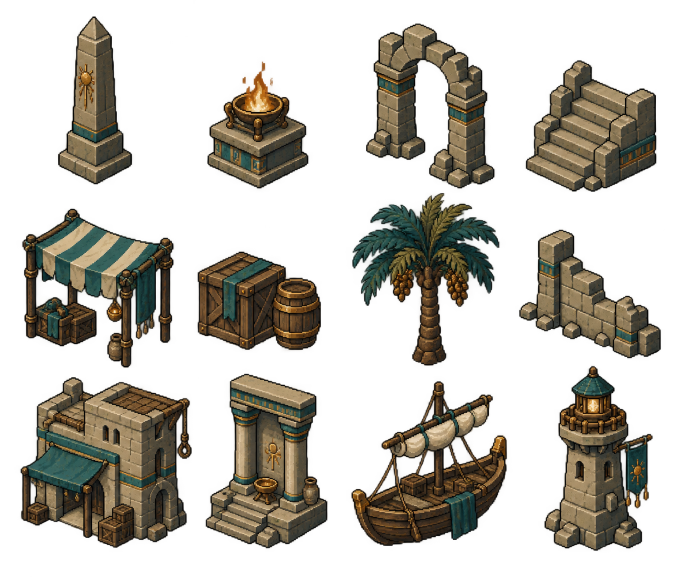
#> input picture art/pixelorama/port_v7/sources/props_pixel.png, 1364 x 1153 px (shown at 1/2 size)
$ python build_port_pixel_v7.py
#> lines starting #> are read from the running program, lines starting #| are printed output that depends on the picture; after the words box and inside, x2 and y2 are one past the last pixel; in counts of white or black regions, pixels touching at a corner belong together
### tools/pixelorama/build_port_art_v6.py
"""Prepare the editable port texture/prop atlas; Pixelorama exports the PNG."""
import copy
import hashlib
import json
from pathlib import Path
from zipfile import ZipFile, ZIP_DEFLATED

import numpy as np
from PIL import Image, ImageDraw, ImageFilter, ImageChops

import build_pixelorama_project as native

ROOT = Path(__file__).resolve().parents[2]
ART = ROOT / 'art/pixelorama/port_v6'
SOURCES = ART / 'sources'
CANVAS = (512, 512)
PIVOT = (256, 464)
MATERIALS = ['stone', 'sand', 'wood', 'mosaic', 'garden', 'crypt', 'grate', 'water']
PROPS = [
    ('obelisk', 'props', (20, 25, 320, 540), 400),
    ('brazier', 'props', (370, 140, 600, 540), 350),
    ('arch', 'props', (610, 25, 1000, 545), 380),
    ('stairs', 'props', (995, 95, 1448, 555), 270),
    ('stall', 'props', (0, 550, 420, 1080), 340),
    ('cargo', 'props', (420, 710, 780, 1080), 260),
    ('palm', 'props', (685, 530, 1065, 1086), 440),
    ('wall', 'props', (1035, 620, 1448, 1086), 280),
    ('warehouse', 'architecture', (0, 0, 732, 660), 410),
    ('temple', 'architecture', (730, 0, 1254, 620), 420),
    ('boat', 'architecture', (0, 650, 745, 1254), 360),
    ('lighthouse', 'architecture', (740, 585, 1254, 1254), 440),
]

def selection(image, rect, allow_near=True):
    crop = image.crop(rect).convert('RGBA')
    array = np.array(crop)
    rgb = array[:, :, :3].astype(np.int16)
    key = ((rgb[:, :, 0] > 180) & (rgb[:, :, 1] < 85) & (rgb[:, :, 2] < 85))
    key |= ((rgb[:, :, 1] > 180) & (rgb[:, :, 0] < 85) & (rgb[:, :, 2] < 85))
    key |= ((rgb[:, :, 0] > 180) & (rgb[:, :, 1] > 180) & (rgb[:, :, 2] < 85))
    active = ((array[:, :, 3] >= 24) & ~key).copy()
    height, width = active.shape
    components = []
    for sy, sx in zip(*np.nonzero(active)):
        if not active[sy, sx]:
            continue
        pending = [(int(sx), int(sy))]
        active[sy, sx] = False
        points = []
        while pending:
            x, y = pending.pop()
            points.append((x, y))
            for dy in (-1, 0, 1):
                for dx in (-1, 0, 1):
                    nx, ny = x + dx, y + dy
                    if 0 <= nx < width and 0 <= ny < height and active[ny, nx]:
                        active[ny, nx] = False
                        pending.append((nx, ny))
        xs, ys = zip(*points)
        components.append((points, (min(xs), min(ys), max(xs) + 1, max(ys) + 1)))
    if not components:
        raise RuntimeError(f'Empty prop: {rect}')
    main = max(components, key=lambda item: len(item[0]))
    mask = np.zeros((height, width), dtype=np.uint8)
    nearby = np.zeros((height, width), dtype=bool)
    for x, y in main[0]:
        nearby[y, x] = True
    # Use actual pixel proximity. A tree's wide canopy bounding box can contain
    # an unrelated amphora far from its trunk, even when the boxes intersect.
    for _ in range(20):
        before = nearby.copy()
        nearby[1:, :] |= before[:-1, :]
        nearby[:-1, :] |= before[1:, :]
        nearby[:, 1:] |= before[:, :-1]
        nearby[:, :-1] |= before[:, 1:]
    for points, bounds in components:
        keep = points is main[0] or (allow_near and len(points) >= 18 and any(nearby[y, x] for x, y in points))
        if keep:
            for x, y in points:
                mask[y, x] = 255
    alpha = Image.fromarray(mask).filter(ImageFilter.MaxFilter(3))
    crop.putalpha(ImageChops.multiply(crop.getchannel('A'), alpha))
    bounds = crop.getchannel('A').point(lambda value: 255 if value >= 16 else 0).getbbox()
    return crop.crop(bounds)

# [46 lines left out: function build, not called in this run]

# [2 lines that do not run on import are left out]

### tools/pixelorama/build_pixelorama_project.py
"""Prepare native Pixelorama v1.2.3 projects from the supplied sprite sheets.

PNG delivery is produced by Pixelorama itself, never by this preparation script.
The originals remain unchanged. ColorReplace layers are processed by Pixelorama.
"""
import argparse
import hashlib
import json
import shutil
from pathlib import Path
from zipfile import ZipFile, ZIP_DEFLATED

from PIL import Image, ImageDraw, ImageFilter, ImageChops

ROOT = Path(__file__).resolve().parents[2]
SOURCE_DIR = ROOT / 'art/pixelorama/senu/sources'
PROJECT = ROOT / 'art/pixelorama/senu/senu_v3.pxo'
MANIFEST = ROOT / 'assets/sprites/senu_v3_manifest.json'
SOURCES = {
    'movement': Path('C:/Users/KAU~1/AppData/Local/Temp/codex-clipboard-f1382a54-2fac-4dfd-9fa1-a3aa5cea5a77.png'),
    'combat': Path('C:/Users/KAU~1/AppData/Local/Temp/codex-clipboard-b7a5c5a0-0ca1-4ec2-8f56-fe6a1847571d.png'),
    'reactions': Path('C:/Users/KAU~1/AppData/Local/Temp/codex-clipboard-270c6315-7642-4be2-b955-c144a7e9cd8b.png'),
    'weapons': Path('C:/Users/KAU~1/AppData/Local/Temp/codex-clipboard-ad62e2d9-877b-4193-a55d-c3a68bc33227.png'),
}
CANVAS = (384, 384)
PIVOT = (192, 280)
GAME_SCALE = .26


def effects():
    result = [{'name': 'Limpar fundo preto quase transparente',
               'shader_path': 'res://src/Shaders/ColorReplace.gdshader', 'enabled': True,
               'params': {'old_color': 'Color(0, 0, 0, 0.015)', 'new_color': 'Color(0, 0, 0, 0)',
                          'tolerance': '0.03', 'has_pattern': 'false', 'size': f'Vector2({CANVAS[0]}, {CANVAS[1]})'},
               'animated_params': '{}'}]
    for label, rgb in [('vermelho', (1, 0, 0)), ('verde', (0, 1, 0)), ('amarelo', (1, 1, 0))]:
        for alpha in [.2, .5, .85]:
            result.append({
                'name': f'Limpar halo {label} {alpha}',
                'shader_path': 'res://src/Shaders/ColorReplace.gdshader',
                'enabled': True,
                'params': {
                    'old_color': f'Color({rgb[0]}, {rgb[1]}, {rgb[2]}, {alpha})',
                    'new_color': 'Color(0, 0, 0, 0)',
                    'tolerance': '0.18', 'has_pattern': 'false',
                    'size': f'Vector2({CANVAS[0]}, {CANVAS[1]})',
                },
                'animated_params': '{}',
            })
    return result


# [86 lines left out: functions copy_sources, frame_image, not called in this run]


def project_data(count, durations, tags, with_effects):
    return {
        'pixelorama_version': 'v1.2.3-stable', 'pxo_version': 7,
        'size_x': CANVAS[0], 'size_y': CANVAS[1], 'color_mode': 5,
        'layers': [{'name': 'Senu - sprites fornecidos', 'type': 0, 'new_cels_linked': False,
                    'visible': True, 'locked': False, 'blend_mode': 0, 'opacity': 1.0,
                    'parent': -1, 'effects': effects() if with_effects else []}],
        'frames': [{'cels': [{'opacity': 1.0, 'z_index': 0}], 'duration': durations[i]} for i in range(count)],
        'tags': tags, 'fps': 12.0, 'current_frame': 0, 'current_layer': 0,
        'export_profile': {'orientation': '1', 'lines_count': '8', 'current_tab': '1',
                           'crop_mode': '0', 'resize': '100', 'interpolation': '0'},
    }


# [96 lines left out: functions write_project, build, finalize, not called in this run]


# [6 lines that do not run on import are left out]

### tools/pixelorama/build_port_pixel_v7.py
"""Build editable low-resolution Pixelorama art, exported by Pixelorama itself.

One source pixel equals one world pixel for the props and 64x32 terrain.
Generated sources are preserved; the native projects contain the working cels.
"""
import copy
import json
import math
import random
import shutil
from pathlib import Path
from zipfile import ZipFile, ZIP_DEFLATED

import numpy as np
from PIL import Image, ImageDraw
import build_pixelorama_project as native
from build_port_art_v6 import selection

ROOT = Path(__file__).resolve().parents[2]
ART = ROOT / 'art/pixelorama/port_v7'
SOURCES = ART / 'sources'
CELL = 192
PIVOT = (96, 176)
PALETTE = ['14252c', '1e343a', '2b4449', '3c5659', '526765', '6d7b70',
           '8c9380', 'b4b298', 'dbcfaa', 'eee0ba', '343b38', '4b5553',
           '646b60', '81816e', 'a09a7e', 'bdad89', '332e28', '4b3b2d',
           '674d34', '846443', 'a27d50', 'c39e65', 'e0bd7e', '1f444b',
           '2c5b61', '3e7373', '609087', '5a623e', '7d8051', 'a49e66',
           'be733a', 'e69d4a', 'f5cc76']
THEMES = ['stone', 'sand', 'wood', 'mosaic', 'garden', 'crypt', 'aqueduct', 'arena']
RAMPS = {'stone': ['4b5553', '535e5b', '657069'], 'sand': ['81785e', '8b8267', 'a1997a'],
         'wood': ['5d4834', '6a5138', '866441'], 'mosaic': ['56635e', '606d66', '7b8576'],
         'garden': ['4c6050', '576b55', '738269'], 'crypt': ['424f55', '4c5960', '657078'],
         'aqueduct': ['4b6360', '56716a', '718c7c'], 'arena': ['655c51', '726858', '8f826b']}
PROP_NAMES = ['obelisk', 'brazier', 'arch', 'stairs', 'stall', 'cargo', 'palm', 'wall',
              'warehouse', 'temple', 'boat', 'lighthouse']
HEIGHTS = [68, 53, 84, 60, 68, 36, 98, 52, 116, 105, 110, 132]

def rgb(value):
    return tuple(int(value[i:i+2], 16) for i in (0, 2, 4))

def palette_image(image):
    """Explicit shared flat ramps; binary alpha, no random/diffusion dithering."""
    palette = Image.new('P', (1, 1))
    values = [v for color in PALETTE for v in rgb(color)]
    palette.putpalette(values + [0] * (768 - len(values)))
    alpha = image.getchannel('A').point(lambda a: 255 if a >= 96 else 0)
    out = image.convert('RGB').quantize(palette=palette, dither=Image.Dither.NONE).convert('RGBA')
    out.putalpha(alpha)
    return out

def floor_cel(theme, variant):
    tile = Image.new('RGBA', (64, 32))
    d = ImageDraw.Draw(tile)
    ramp = RAMPS[theme]
    diamond = [(0, 15), (31, 0), (63, 15), (32, 31)]
    d.polygon(diamond, fill='#' + ramp[variant % 2])
    # Four broad slabs, with a quiet seam. Pixels follow the 2:1 grid.
    seam = '#35463f' if theme not in ['crypt', 'wood'] else '#303f43' if theme == 'crypt' else '#3c3229'
    if theme == 'wood':
        for step in range(1, 5):
            x, y = round(step * 32 / 5), round(15 - step * 15 / 5)
            d.line([(x, y), (x + 31, y + 16)], fill=seam)
            d.line([(x + 1, y), (x + 31, y + 15)], fill='#' + ramp[2])
        d.line([(20 + variant * 2, 18), (28 + variant * 2, 22)], fill='#' + ramp[2])
        for x, y in [(13, 14), (48, 18)]:
            d.point((x, y), '#252f2f')
    else:
        d.line([(16, 8), (47, 24)], fill=seam)
        if variant % 2 == 0:
            d.line([(16, 23), (47, 8)], fill=seam)
        else:
            d.line([(31, 1), (32, 15), (47, 23)], fill=seam)
        if variant == 2:
            d.line([(39, 11), (35, 13), (38, 15), (34, 17)], fill=seam)
        rng = random.Random(THEMES.index(theme) * 13 + variant)
        for _ in range(6):
            x, y = rng.randrange(8, 55), rng.randrange(5, 27)
            if tile.getpixel((x, y))[3]:
                d.line([(x, y), (x + 1, y)], fill='#' + ramp[2])
        if theme in ['mosaic', 'arena'] and variant == 0:
            d.polygon([(29, 13), (32, 12), (35, 14), (32, 16)], fill='#a49e66')
        if theme == 'garden':
            d.line([(17, 8), (19, 9), (21, 8), (23, 9)], fill='#7d8051')
        if theme == 'aqueduct':
            d.line([(17, 8), (32, 16), (46, 9)], fill='#609087')
    # Continuous rim, avoiding noisy gold trim on every floor slab.
    d.line([(0, 15), (31, 0), (63, 15)], fill='#' + ramp[2])
    d.line([(63, 15), (32, 31), (0, 15)], fill=seam)
    # Any decorative stroke outside the diamond must remain transparent.
    mask = Image.new('L', tile.size)
    ImageDraw.Draw(mask).polygon(diamond, fill=255)
    tile.putalpha(mask)
    frame = Image.new('RGBA', (CELL, CELL))
    frame.paste(tile, (64, 80))
    return frame

def water_cel(frame_index):
    image = Image.new('RGBA', (128, 128), '#16343d')
    d = ImageDraw.Draw(image)
    # The same current moves through eight genuinely different cel drawings.
    for band in range(11):
        y = band * 13 - 8
        points = []
        for x in range(-8, 145, 4):
            rise = round(math.sin((x + band * 9 + frame_index * 2) * .065) * 3)
            points.append((x, y + rise))
        d.line(points, fill='#1c4148', width=4 if band % 2 else 2)
    rng = random.Random(781)
    for i in range(42):
        x = (rng.randrange(128) + frame_index) % 128
        y = rng.randrange(128)
        length = rng.randrange(3, 13)
        lift = round(math.sin(frame_index * math.tau / 8 + i) * 1.5)
        color = ['#28535b', '#28535b', '#386b6d', '#587e79'][i % 4]
        d.line([(x, y + lift), (x + length, y + lift)], fill=color)
        if i % 5 == 0:
            d.line([(x + 2, y + lift + 1), (x + length - 1, y + lift + 1)], fill='#28535b')
    frame = Image.new('RGBA', (CELL, CELL))
    frame.paste(image, (32, 32))
    return frame

def native_project(path, frames, tags, name, columns, fps=8):
    width, height = frames[0].size
    data = native.project_data(len(frames), [1.] * len(frames), tags, True)
    data['size_x'], data['size_y'] = width, height
    data['fps'] = fps
    data['layers'][0]['name'] = name
    data['layers'][0]['effects'] = []
    data['export_profile']['lines_count'] = str(columns)
    data['symmetry_points'] = [(width - 1) / 2, (height - 1) / 2]
    with ZipFile(path, 'w', ZIP_DEFLATED) as archive:
        archive.writestr('mimetype', 'application/x-pixelorama')
        archive.writestr('data.json', json.dumps(data, ensure_ascii=False))
        for i, frame in enumerate(frames):
            archive.writestr(f'image_data/frames/{i+1}/layer_1', frame.tobytes())

def tag(name, start, end=None):
    return {'name': name, 'from': start + 1, 'to': (start if end is None else end) + 1, 'color': '609087ff'}

def build():
    SOURCES.mkdir(parents=True, exist_ok=True)
    frames, tags = [], []
    for theme in THEMES:
        start = len(frames)
        frames.extend(floor_cel(theme, i) for i in range(4))
        tags.append(tag('floor_' + theme, start, start + 3))
#> this loop made 8 passes
#> start on passes 2 to 8: 4, 8, 12, 16, 20, 24, 28
#> after the loop, frames = 32 items; tags = 8 items
    source = Image.open(SOURCES / 'props_pixel.png').convert('RGBA')
#> source is the input picture: PIL image 1364x1153 RGBA; mean R, G, B, A 34.7, 30.8, 22, 91
    props = {}
    for i, name in enumerate(PROP_NAMES):
        x, y = i % 4, i // 4
        rect = (round(x * source.width / 4), round(y * source.height / 3),
                round((x+1) * source.width / 4), round((y+1) * source.height / 3))
        crop = selection(source, rect, allow_near=False)
        factor = min(HEIGHTS[i] / crop.height, 168 / crop.width)
        # Logical pixels are authored before native export. No per-frame resize in game.
        crop = palette_image(crop.resize((round(crop.width * factor), round(crop.height * factor)), Image.Resampling.NEAREST))
        cel = Image.new('RGBA', (CELL, CELL))
        cel.paste(crop, (PIVOT[0] - crop.width // 2, PIVOT[1] - crop.height))
        props[name] = {'frame': len(frames), 'content_size': list(crop.size)}
        tags.append(tag('prop_' + name, len(frames)))
        frames.append(cel)
#> this loop made 12 passes
#> bounds in selection on passes 1 to 12: (115, 33, 265, 369), (73, 123, 276, 378), (50, 46, 308, 378), (28, 120, 291, 384), (44, 33, 341, 352), (53, 119, 301, 318), (22, 2, 317, 348), (15, 75, 299, 333), (40, 0, 341, 327), (70, 0, 315, 328), (20, 0, 332, 323), (65, 0, 283, 333)
#> pass 1, in selection, `crop = image.crop(rect).convert('RGBA')`:
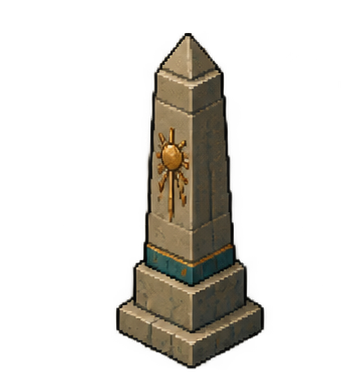
#> crop: PIL image 341x384 RGBA; mean R, G, B, A 23.5, 20.8, 14.9, 54.7; transparent parts drawn white
#> pass 1, in selection, `key = ((rgb[:, :, 0] > 180) & (rgb[:, :, 1] < 85) & (rgb[:, :, 2] < 85))`:
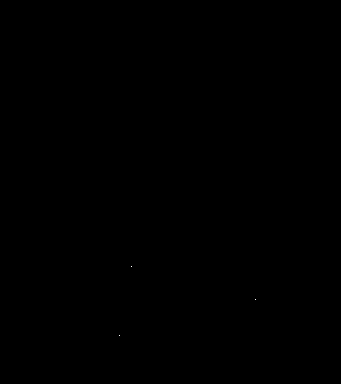
#> key: shape (384, 341) bool; 0% white in thin lines or dots, all inside (x1, y1, x2, y2) = (119, 266, 256, 336)
#> after the loop:
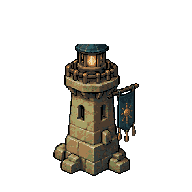
#> cel: PIL image 192x192 RGBA; mean R, G, B, A 18.5, 16.6, 12.4, 51.6; transparent parts drawn white
#> after the loop:
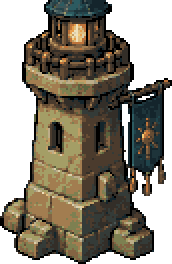
#> crop: PIL image 86x132 RGBA (shown 2 times larger); mean R, G, B, A 60.1, 53.9, 40.2, 167.6; transparent parts drawn white
#> after the loop, frames = 44 items; props = 12 items; tags = 20 items
    water_start = len(frames)
#> water_start = 44
    frames.extend(water_cel(i) for i in range(8))
#> in water_cel, `frame.paste(image, (32, 32))`:
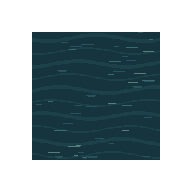
#> frame: PIL image 192x192 RGBA; mean R, G, B, A 10.7, 24.8, 28.5, 113.3; transparent parts drawn white
#> in water_cel (call 8), `frame.paste(image, (32, 32))`:
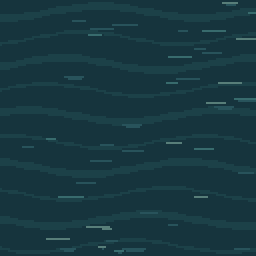
#> image: PIL image 128x128 RGBA (shown 2 times larger); mean R, G, B, A 24, 55.8, 64.2, 255
    tags.append(tag('water_current', water_start, len(frames)-1))
    native_project(ART / 'port_pixel_v7.pxo', frames, tags, 'Porto — pixels 1:1', 4)
#> in native_project, `data = native.project_data(len(frames), [1.] * len(frames), tags, True)`: data = 12 items
#> the loop in native_project, `for i, frame in enumerate(frames):` made 52 passes
    manifest = {'version': 7, 'pixel_art': True, 'canvas': [CELL, CELL], 'pivot': list(PIVOT),
                'columns': 4, 'texture': 'res://assets/world/port_pixel_v7.png',
                'floor_themes': THEMES, 'floor_region': [64, 80, 64, 32], 'props': props,
                'water': {'first_frame': water_start, 'frames': 8, 'fps': 8, 'region': [32, 32, 128, 128]}}
    (ART / 'export_plan.json').write_text(json.dumps(manifest, indent=2), encoding='utf8')
    contact = Image.new('RGBA', (CELL*4, CELL*13), '#14252c')
    for i, frame in enumerate(frames):
        contact.alpha_composite(frame, ((i % 4)*CELL, (i // 4)*CELL))
#> this loop made 52 passes
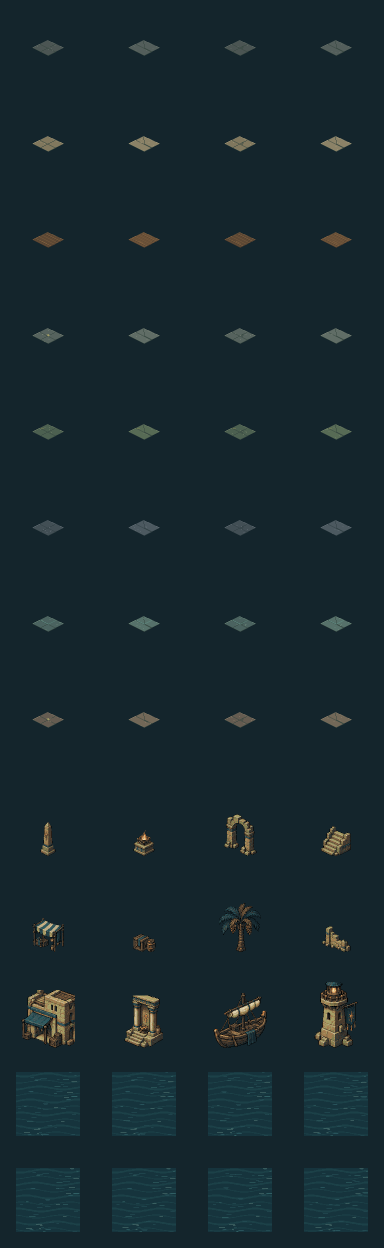
#> contact: PIL image 768x2496 RGBA (shown at 1/2 size); mean R, G, B, A 23, 40.2, 46.4, 255
    contact.convert('RGB').save(ROOT / 'qa/port_pixel_v7_preparation.png')
    # Two separate editable projects: the cover isn't forced into a sprite atlas.
    for source_name, filename, size in [('title_pixel', 'port_title_v7', (640, 360)),
                                       ('portrait_pixel', 'senu_portrait_v7', (160, 192))]:
#> (the run stopped early here; a loop or call above may not have finished)
